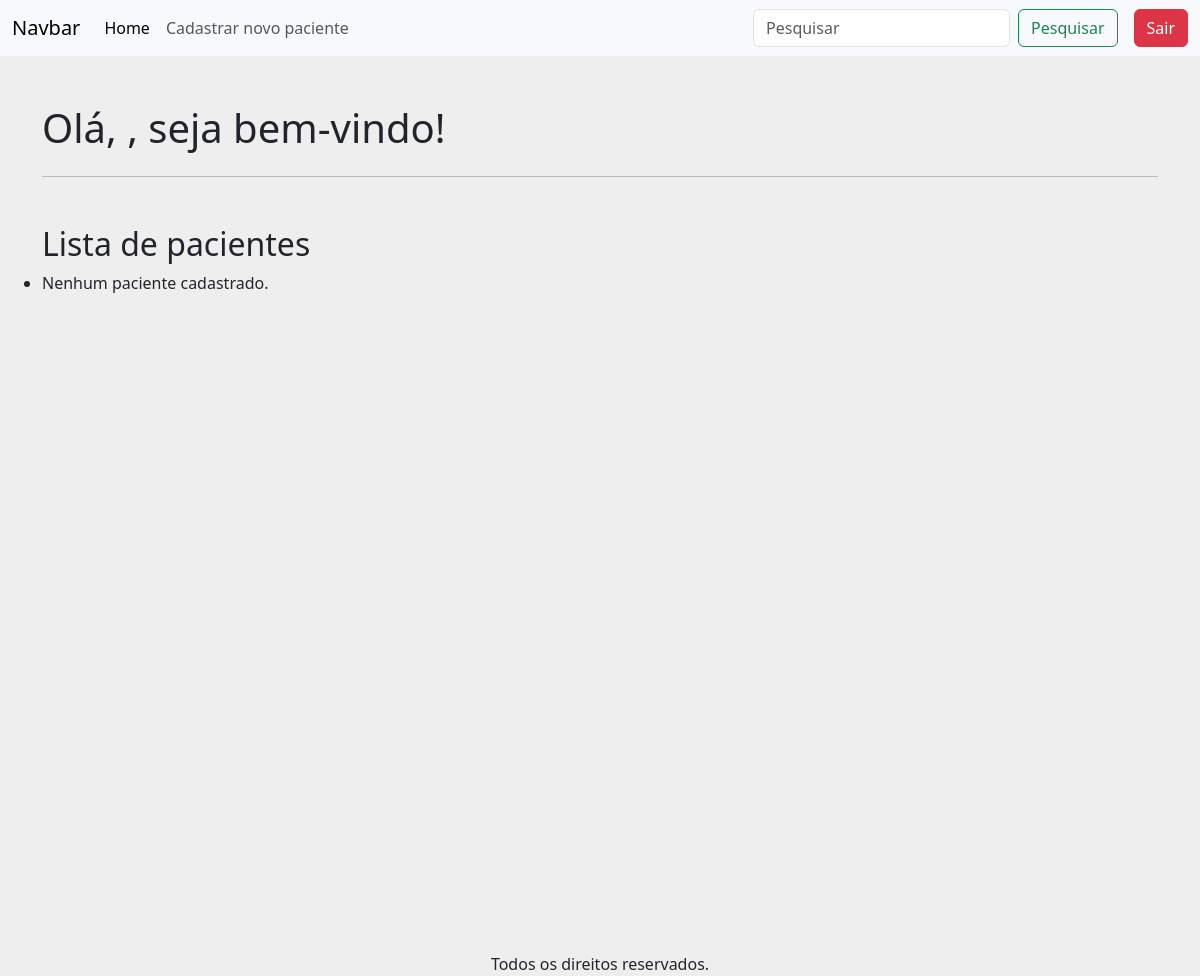
/buscar/, run on an earlier commit of the app's database.
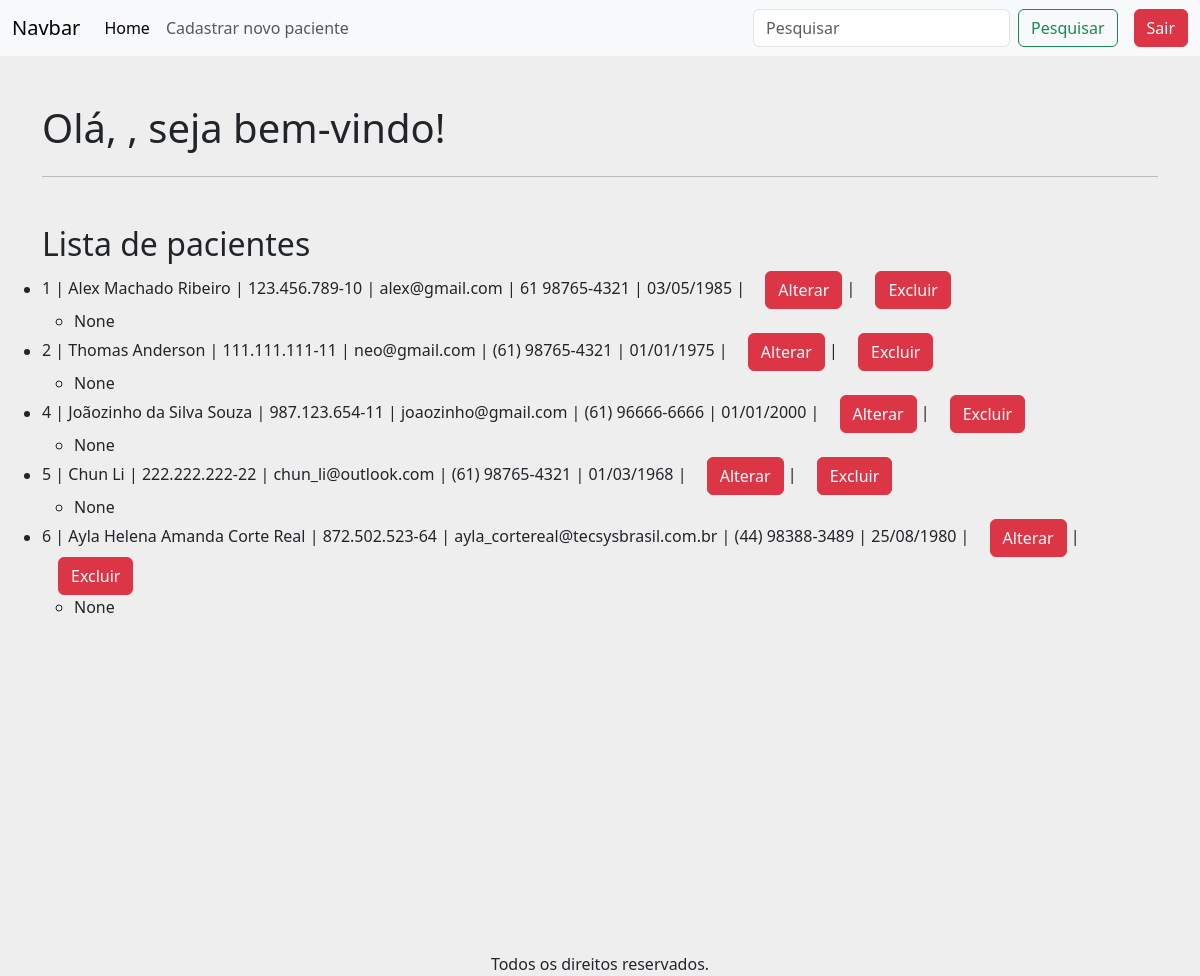
And on a later commit of the database.
### apps/crud/models.py (models this page shows, shortened)
class Paciente(models.Model):
    codigo_paciente = models.AutoField(primary_key=True)
    nome = models.CharField(null=False, blank=False)
    cpf = models.CharField(max_length=14, unique=True, null=False, blank=False)
    email = models.EmailField(unique=True, null=False, blank=False)
    telefone = models.CharField(max_length=15, null=False, blank=False)
    data_nascimento = models.DateField(null=False, blank=False)
    sintomas = models.TextField(null=True, blank=True)

### apps/crud/views.py (the view)
# urls.py: path('buscar/', views.buscar_paciente, name='buscar_paciente'),
def buscar_paciente(request):
    query = request.GET.get('buscar', '')
    pacientes = Paciente.objects.filter(nome__icontains=query)
    return render(request, 'index.html', {
        'pacientes': pacientes,
        'query': query
    })

### apps/crud/templates/index.html (shortened to what this page needs)
{% extends 'base-crud.html' %}
{% block content %}
    <div class="row mt-5">
        <h1>Olá, {{ user.username }}, seja bem-vindo!</h1>
    </div>
    <hr>
    <div class="row mt-5">
        <h2>Lista de pacientes</h2>
        <ul>
            {% for paciente in pacientes %}
                <li>
                    {{ paciente.codigo_paciente }} |
                    {{ paciente.nome }} |
                    {{ paciente.cpf }} |
                    {{ paciente.email }} |
                    {{ paciente.telefone }} |
                    {{ paciente.data_nascimento|date:"d/m/Y" }} |
                    <a href="{% url 'alterar_paciente' paciente.codigo_paciente %}" class="btn btn-danger ms-3" class="container">Alterar</a> |
                    <a href="{% url 'excluir_paciente' paciente.codigo_paciente %}" class="btn btn-danger ms-3" class="container">Excluir</a>
                    <ul>
                        <li>
                            {{ paciente.sintomas }}
                        </li>
                    </ul>
                </li>
            {% empty %}
                <li>Nenhum paciente cadastrado.</li>
            {% endfor %}
        </ul>
    </div>
{% endblock %}

### apps/crud/templates/base-crud.html (shortened to what this page needs)
<!doctype html>
<html lang="pt-br">
  <head>
    <link href="https://cdn.jsdelivr.net/npm/bootstrap@5.3.8/dist/css/bootstrap.min.css" rel="stylesheet">
  </head>
  <body style="background-color: #eee">
    {% include 'includes/header.html' %}
    <main class="container vh-100">
        {% block content %}{% endblock %}
    </main>
    {% include 'includes/footer.html' %}
  </body>
</html>

### apps/crud/templates/includes/header.html (shortened to what this page needs)
<header>
    <nav class="navbar navbar-expand-lg bg-body-tertiary">
        <div class="container-fluid">
            <a class="navbar-brand" href="{% url 'index' %}">
                Navbar
            </a>
            <div class="collapse navbar-collapse" id="navbarSupportedContent">
                <ul class="navbar-nav me-auto mb-2 mb-lg-0">
                    <li class="nav-item">
                        <a class="nav-link active"
                           aria-current="page"
                           href="{% url 'index' %}">
                            Home
                        </a>
                    </li>
                    <li class="nav-item">
                        <a class="nav-link"
                           href="{% url 'novo-paciente' %}">
                            Cadastrar novo paciente
                        </a>
                    </li>
                </ul>
                <form action="{% url 'buscar_paciente' %}"
                      method="GET"
                      class="d-flex"
                      role="search">
                    <input
                        class="form-control me-2"
                        type="search"
                        name="buscar"
                        placeholder="Pesquisar"
                        aria-label="Pesquisar"
                    >
                    <button class="btn btn-outline-success" type="submit">
                        Pesquisar
                    </button>
                </form>
                <a href="{% url 'logout' %}"
                   class="btn btn-danger ms-3">
                    Sair
                </a>
            </div>
        </div>
    </nav>
</header>

### apps/crud/templates/includes/footer.html
<footer class="container d-flex justify-content-center mt-5">
    Todos os direitos reservados.
</footer>

What changed in the data, as far as the page shows it:
added Paciente: codigo_paciente "1", nome "Alex Machado Ribeiro", cpf "123.456.789-10", email "alex@gmail.com", telefone "61 98765-4321", data_nascimento "03/05/1985", sintomas "None"
added Paciente: codigo_paciente "2", nome "Thomas Anderson", cpf "111.111.111-11", email "neo@gmail.com", telefone "(61) 98765-4321", data_nascimento "01/01/1975", sintomas "None"
added Paciente: codigo_paciente "4", nome "Joãozinho da Silva Souza", cpf "987.123.654-11", email "joaozinho@gmail.com", telefone "(61) 96666-6666", data_nascimento "01/01/2000", sintomas "None"
added Paciente: codigo_paciente "5", nome "Chun Li", cpf "222.222.222-22", email "chun_li@outlook.com", telefone "(61) 98765-4321", data_nascimento "01/03/1968", sintomas "None"
added Paciente: codigo_paciente "6", nome "Ayla Helena Amanda Corte Real", cpf "872.502.523-64", email "ayla_cortereal@tecsysbrasil.com.br", telefone "(44) 98388-3489", data_nascimento "25/08/1980", sintomas "None"
Also different on the page:
text no longer shown: "Nenhum paciente cadastrado."
